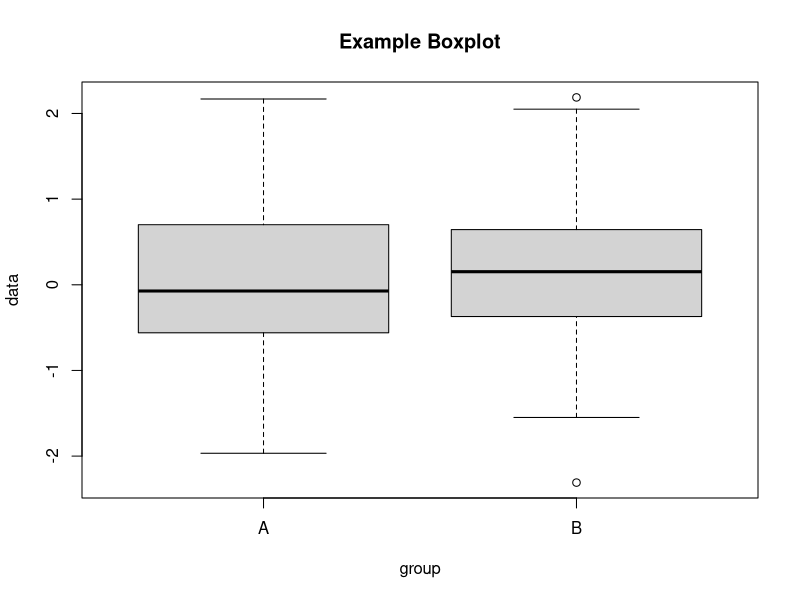
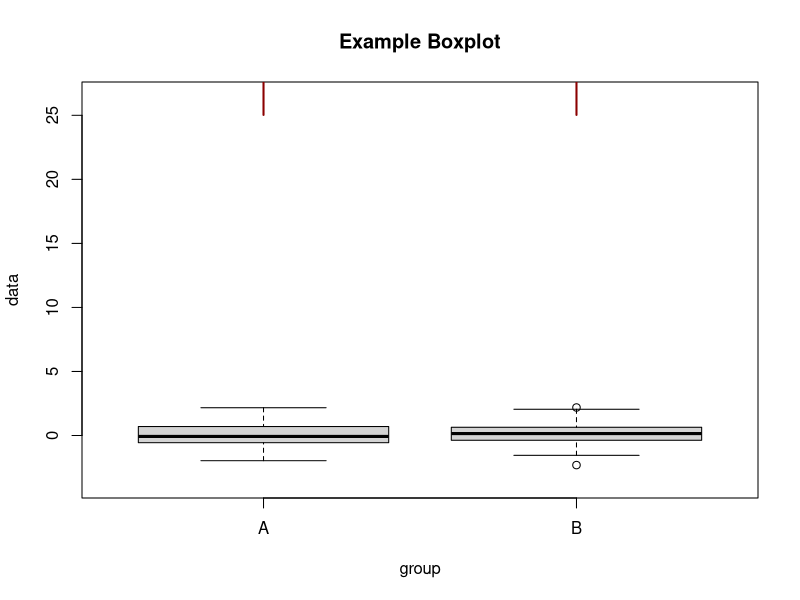

Reproduce these figures in R, in order.
# Generate some example data
set.seed(123)
data <- rnorm(100, mean = 0, sd = 1)
group <- rep(c("A", "B"), each = 50)

# Define a function to compute the summary statistic
sum_stat <- function(x, i) {
  mean(x[i])
}

# Perform the bootstrap
library(boot)
boot_res <- tapply(data, group, function(x) boot(x, sum_stat, R = 1000))

# Extract the bootstrapped values using boot()
boot_vals <- lapply(boot_res, function(x) x$t)

# Compute the confidence interval
cis <- lapply(boot_res, function(x) {
  ci <- boot.ci(x, type = "basic", conf = 0.95)$basic
  ci <- ci[2:3] # extract only the lower and upper bounds
  names(ci) <- NULL # remove the names
  return(ci)
})

# Plot the boxplot and confidence interval: doesn't show the interval because of the confidence interval value
boxplot(data ~ group, main = "Example Boxplot")
for (i in 1:length(cis)) {
  lines(rep(i, 2), cis[[i]], col = "darkred", lwd = 2)
}

# fixed ver.
# Set the y-axis limits to include the range of the data and the confidence intervals
ylim <- c(min(data, na.rm = TRUE), max(data, na.rm = TRUE))
for (i in 1:length(cis)) {
  ylim[1] <- min(ylim[1], cis[[i]][1])
  ylim[2] <- max(ylim[2], cis[[i]][2])
}
ylim <- ylim + c(-1, 1) * diff(ylim) * 0.05 # add a small margin to the limits

# Plot the boxplot and confidence interval with the modified y-axis limits
boxplot(data ~ group, main = "Example Boxplot", ylim = ylim)
for (i in 1:length(cis)) {
  lines(rep(i, 2), cis[[i]], col = "darkred", lwd = 2)
}